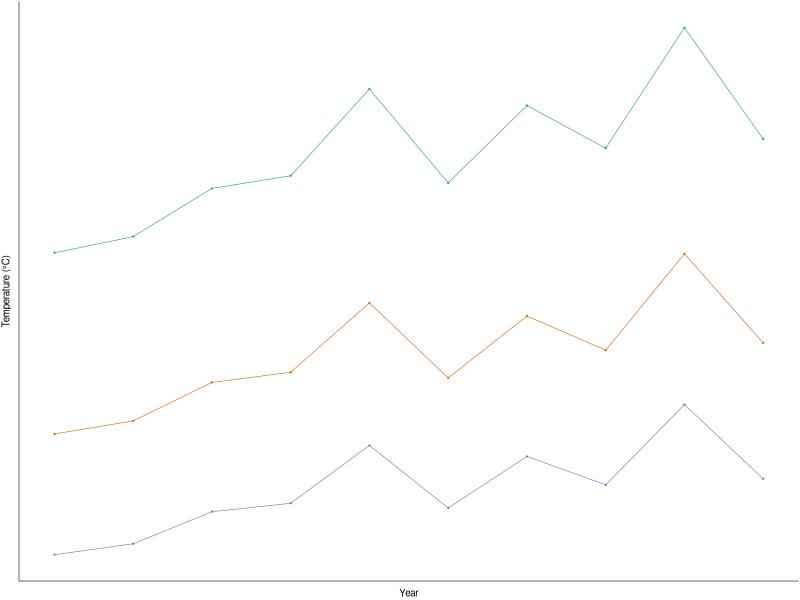
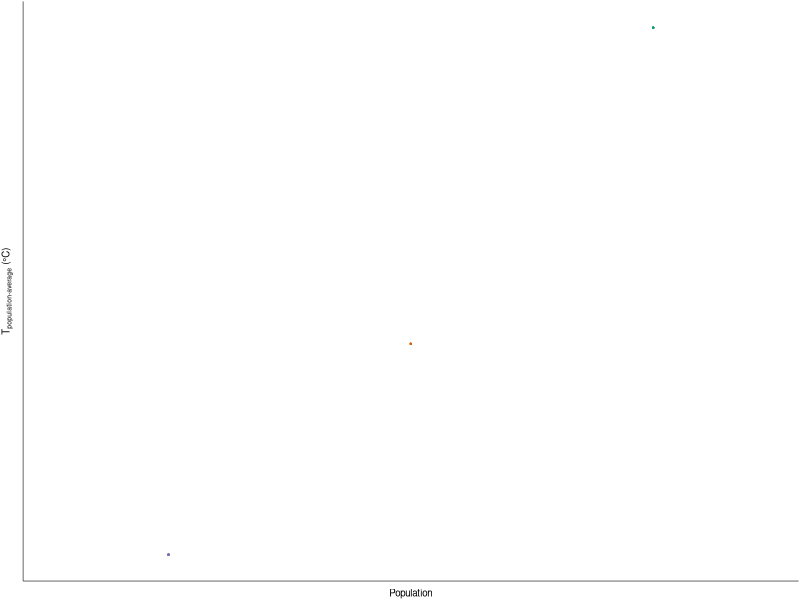
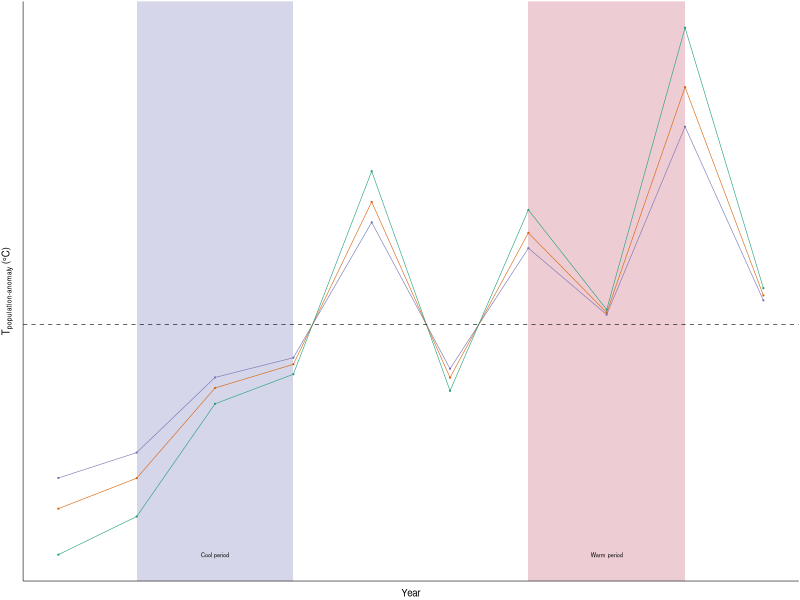
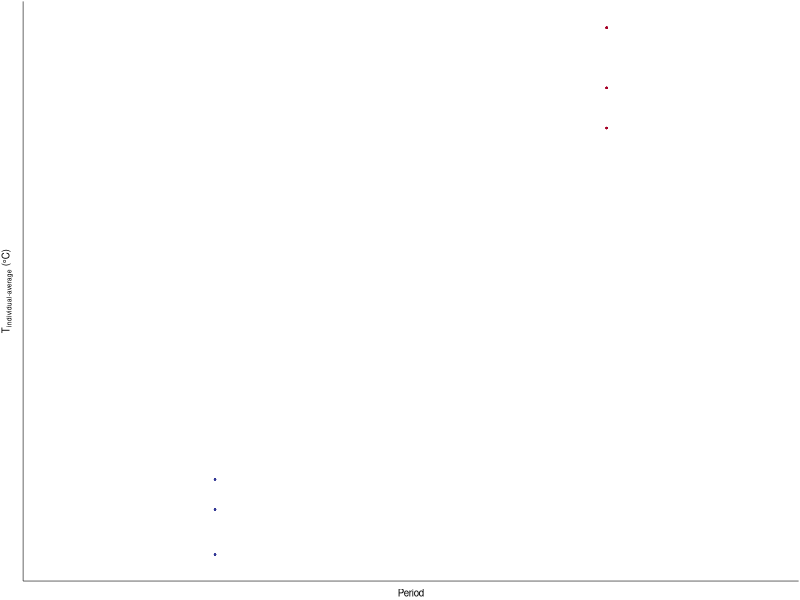
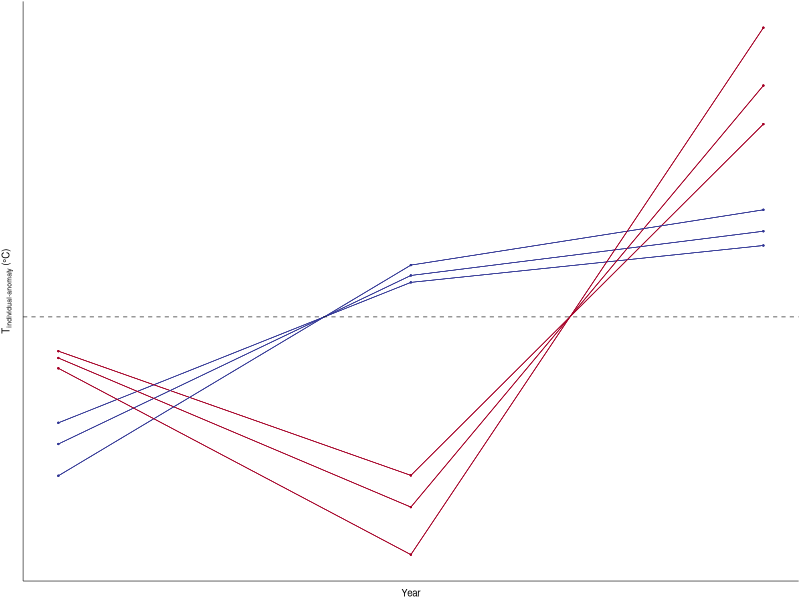
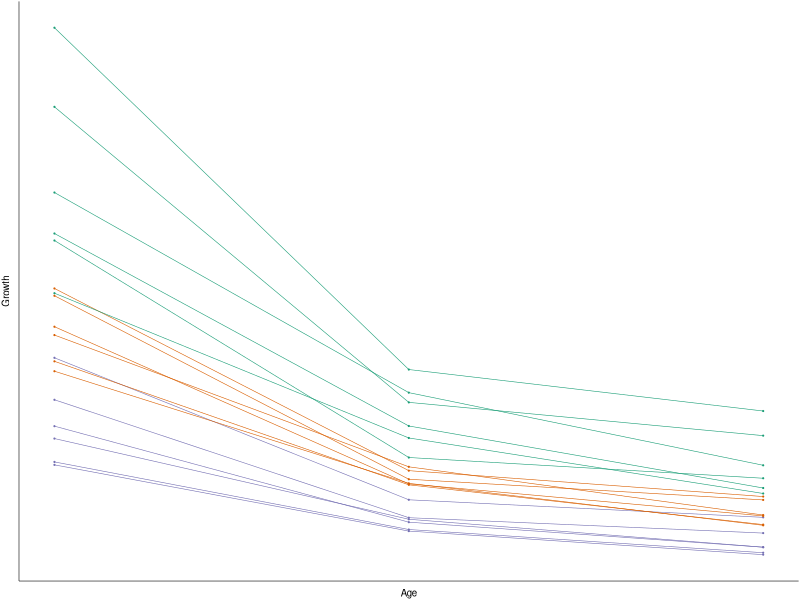
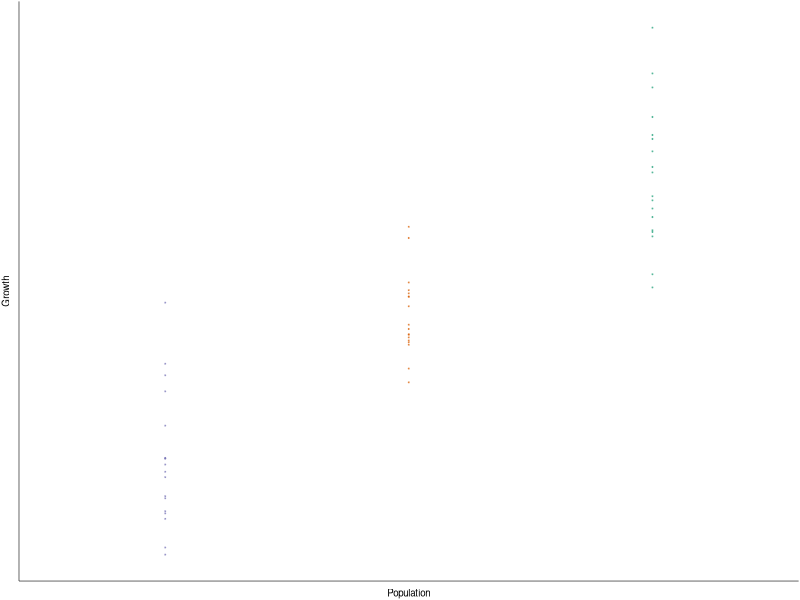
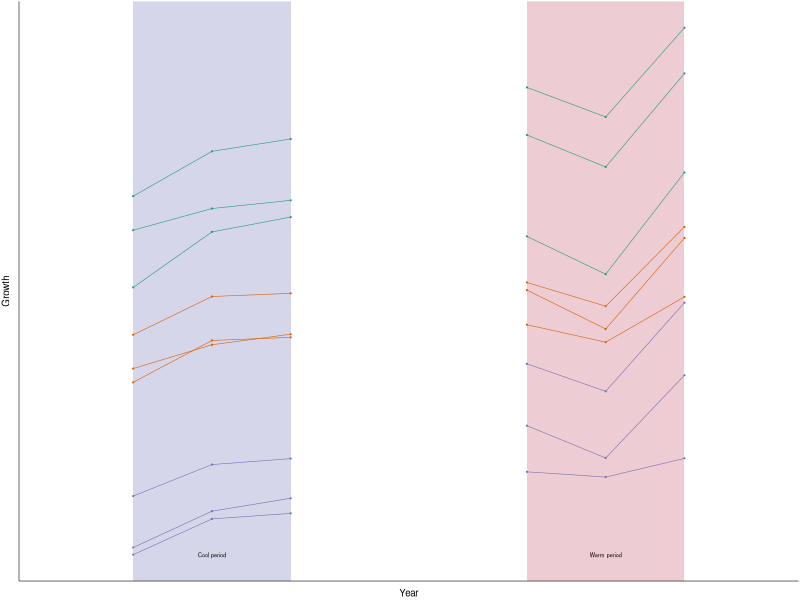

Write R code to recreate these figures, in order. (Note: this script raises an error after producing the figures.)
library(tidyverse)
library(lme4)
library(effects)

# create a customised theme
theme_custom <- theme_classic() +
  theme(legend.background = element_rect(fill='transparent'),
        axis.text = element_blank(), 
        axis.ticks = element_blank(),
        legend.title = element_blank()) +
  theme(legend.position = c(0, 1.05),
        legend.justification = c(0.1, 0.75),
        axis.title = element_text(size = 7),
        axis.line = element_line(size = 0.2),
        legend.text = element_text(size = 4, margin = margin(l = -4, unit = "pt")),
        legend.key.size = unit(6, "pt"),
        plot.margin = unit(c(1,1,1,1), "pt")) 

## temperature panel ----
### temp data (population) -----
#### setup
pop <- c("Population 1", "Population 2", "Population 3")
n_pop <- length(pop)
n_year <- 10

#### data
set.seed(17) #17 for 10 year, 24 for 20 year
data_temp <- tibble(year = rep(seq(1, n_year), n_pop),
                    temp = rep(rnorm(n_year, mean = 6, sd = 0.5), n_pop),
                    pop = rep(pop, each = n_year)) %>%
  mutate(temp = temp * rep(c(1, 1.2, 1.5), each = n_year)) 

#pop_ave vs pop_ano
data_temp <- data_temp %>% 
  group_by(pop) %>% 
  mutate(pop_ave = mean(temp),
         pop_ano = temp - pop_ave) 

# manual arrangement to have increasing trend in year 2-4 and 7-9
data_temp <- data_temp %>% mutate(year = c(1,4,3,2,7,6,5,9,8,10))

### fish data (individual) ----
#### setup
# each pop has 2 cohorts, each cohort has 3 fish, each fish has 3 ages 
cohort <- c(2,7) # cohort 2: low temp, cohort 7: high temp
n_cohort = length(cohort)
n_age = 3
n_fish = 3*n_pop*n_cohort # each pop and each cohort 3 fish

df_period <- tibble(cohort = cohort,
                    period_mean = c(3,8),
                    period_name = c("Cool period",
                                    "Warm period"))

data_fish <- tibble(
  fish = 1:n_fish,
  pop = rep(pop, each = n_fish/n_pop),
  cohort = rep(cohort, n_fish/n_cohort)) %>%
  crossing(age = seq(1, n_age)) %>%
  mutate(year = cohort + age - 1)

# calculate ind_temp
data_fish <- data_fish %>% 
  left_join(data_temp) %>%
  group_by(fish) %>% 
  mutate(ind_ave = mean(pop_ano),
         ind_ano = pop_ano - ind_ave) %>%
  ungroup() %>%
  left_join(df_period)

### plot ----
#### temp
ggplot(data = data_temp, aes(x = year, y = temp, color = pop)) +
  geom_point(size = 0.1) +
  geom_line(linewidth = 0.2) +
  #geom_point(alpha = 0) +
  labs(x = "Year",
       y = "Temperature (°C)",
       color = "Population") +
  scale_color_brewer(palette = "Dark2", direction = -1) +
  theme_custom

p_temp <- last_plot()

#### pop-average pop-anomaly 
# pop-average
ggplot(data = data_temp, aes(x = pop, y = pop_ave, color = pop)) + 
  geom_point(size = 0.1) +
  labs(x = "Population",
       y = expression('T'['population-average'] * ' (°C)'),
       color = "Population") +
  scale_color_brewer(palette = "Dark2", direction = -1) +
  theme_custom

p_temp_pop.ave <- last_plot()

#### pop-anomaly
ggplot(data = data_temp, aes(x = year, y = pop_ano, color = pop)) + 
  annotate("rect", xmin = 2, xmax = 4, 
           ymin = -Inf, 
           ymax = Inf,
           fill = "#313695",
           alpha = 0.2) +
  annotate("rect", xmin = 7, xmax = 9, 
           ymin = -Inf, 
           ymax = Inf,
           fill = "#a50026",
           alpha = 0.2) +
  geom_point(size = 0.1) +
  geom_line(linewidth = 0.2) +
  geom_hline(yintercept = 0, linetype = "dashed", linewidth = 0.2) +
  labs(x = "Year",
       y = expression('T'['population-anomaly'] * ' (°C)'),
       color = "Population") +
  scale_color_brewer(palette = "Dark2", direction = -1) +
  annotate("text", 
           x = 3,
           y = min(data_temp$pop_ano), 
           label = "Cool period",
           size = 4/.pt) +
  annotate("text", 
           x = 8,
           y = min(data_temp$pop_ano), 
           label = "Warm period",
           size = 4/.pt) +
  theme_custom

p_temp_pop.ano <- last_plot()

#### ind-average
ggplot(data = data_fish, aes(x = period_mean, y = ind_ave, color = period_name)) + 
  geom_point(size = 0.1) +
  labs(x = "Period",
       y = expression('T'['individual-average'] * ' (°C)'),
       color = "Population") +
  scale_color_manual(values = c("Cool period" = "#313695", "Warm period" = "#a50026")) +
  xlim(1,10) +
  theme_custom

p_temp_ind.ave <- last_plot()

#### ind-anomaly
ggplot(data = data_fish, aes(x = age, y = ind_ano, group = fish, color = period_name)) + 
  geom_point(size = 0.1) +
  geom_line(linewidth = 0.2) +
  geom_hline(yintercept = 0, linetype = "dashed", linewidth = 0.2) +
  labs(x = "Year",
       y = expression('T'['individual-anomaly'] * ' (°C)'),
       color = "Population") +
  scale_color_manual(values = c("Cool period" = "#313695", "Warm period" = "#a50026")) +
  theme_custom

p_temp_ind.ano <- last_plot()

## growth panel ----
### data ----
set.seed(1)
data <- data_fish %>%
  mutate(intercept_fishid = rep(rnorm(n_fish, 0, 0.15), each = n_age),
         slope_fishid = rep(rnorm(n_fish, 0, 0.1), each = n_age)) %>%
  mutate(
    log_age = log(age),
    
    # growth - temperature effect
    growth_fish = (intercept_fishid) + 0.3*pop_ave + 0.3*ind_ave + (0.3 + slope_fishid)*ind_ano,
    growth = growth_fish + rnorm(nrow(.), 0, 0.01),
    
    # growth - temperature + age effect
    log_growth_at_age_true = 3 - 1.2*log_age, 
    log_growth_at_age = log_growth_at_age_true + growth,
    growth_at_age = exp(log_growth_at_age),
    
    # growth-temperature true
    growth_pop_ave_true = exp(3 - 1.2*mean(log_age) + 0.3*pop_ave + 0.3*mean(pop_ano)),
    growth_pop_ano_true = exp(3 - 1.2*mean(log_age) + 0.3*mean(pop_ave) + 0.3*pop_ano),
    growth_ind_ave_true = exp(3 - 1.2*mean(log_age) + 0.3*mean(pop_ave) + 0.3*ind_ave + 0.3*mean(ind_ano)),
    growth_ind_ano_true = exp(3 - 1.2*mean(log_age) + 0.3*mean(pop_ave) + 0.3*mean(ind_ave) + 0.3*ind_ano),
    growth_ind_ano_fish = exp((3+intercept_fishid) - 1.2*mean(log_age) + 0.3*mean(pop_ave) + 0.3*mean(ind_ave) + (0.3 + slope_fishid)*ind_ano)
  )

### plot ----
#### growth 
ggplot(data = data, aes(x = age, y = growth_at_age, group = fish, color = pop)) +
  geom_point(size = 0.1) +
  geom_line(linewidth = 0.2) +
  labs(x = "Age",
       y = "Growth",
       color = "Population") +
  scale_color_brewer(palette = "Dark2", direction = -1) +
  guides(colour = guide_legend(override.aes = list(alpha = 1))) +
  theme(legend.background = element_rect(fill='transparent'),
        axis.text = element_blank(), 
        axis.ticks = element_blank(),
        legend.title = element_blank()) +
  theme_custom +
  theme(legend.position = c(0.6, 1.05))

p_growth <- last_plot()

#### pop-average
ggplot(data = data, aes(x = pop, y = growth, group = fish, color = pop)) +
  geom_point(size = 0.1, alpha = 0.5) +
  labs(x = "Population",
       y = "Growth",
       color = "Population") +
  scale_color_brewer(palette = "Dark2", direction = -1) +
  theme_custom

p_growth_pop.ave <- last_plot()

#### pop-anomaly
ggplot(data = data, aes(x = year, y = growth, group = fish, color = pop)) + 
  annotate("rect", xmin = 2, xmax = 4, 
           ymin = -Inf, 
           ymax = Inf,
           fill = "#313695",
           alpha = 0.2) +
  annotate("rect", xmin = 7, xmax = 9, 
           ymin = -Inf, 
           ymax = Inf,
           fill = "#a50026",
           alpha = 0.2) +
  geom_point(size = 0.1) +
  geom_line(linewidth = 0.2) +
  labs(x = "Year",
       y = "Growth",
       color = "Population") +
  scale_color_brewer(palette = "Dark2", direction = -1) +
  annotate("text", 
           x = 3,
           y = min(data$growth), 
           label = "Cool period",
           size = 4/.pt) +
  annotate("text", 
           x = 8,
           y = min(data$growth), 
           label = "Warm period",
           size = 4/.pt) +
  xlim(1,10) +
  guides(colour = guide_legend(override.aes = list(alpha = 1))) +
  theme_custom

p_growth_pop.ano <- last_plot()

#### ind-average
ggplot(data = data, aes(x = period_mean, y = growth, group = fish, color = period_name)) +
  geom_point(size = 0.1, alpha = 0.5) +
  labs(x = "Period",
       y = "Growth") +
  scale_color_manual(values = c("Cool period" = "#313695", "Warm period" = "#a50026")) +
  guides(colour = guide_legend(override.aes = list(alpha = 1))) +
  xlim(1,10) +
  theme_custom

p_growth_ind.ave <- last_plot()

# ind-anomaly
ggplot(data = data, aes(x = age, y = growth, group = fish, color = period_name)) +
  geom_point(size = 0.1) +
  geom_line(linewidth = 0.2) +
  labs(x = "Year",
       y = "Growth") +
  scale_color_manual(values = c("Cool period" = "#313695", "Warm period" = "#a50026")) +
  guides(colour = guide_legend(override.aes = list(alpha = 1))) +
  theme_custom

p_growth_ind.ano <- last_plot()

## growth-temperature response panel ----
### note ----
# note: this panel can be visualised using either
# (1) - model results (pop and ind levels)
# (2) - simulation data (columns in section growth-temperature true of growth data)

# model
m_pop <- lmer(log_growth_at_age ~ 1 + log_age + pop_ano + pop_ave + (1 | fish), data = data)
m_ind <- lmer(log_growth_at_age ~ 1 + log_age + pop_ave + ind_ave + ind_ano + (1 + ind_ano | fish), data = data)

### plot ----
#### pop-average
# simulation data
ggplot(data = data, aes(x = pop_ave, y = growth_pop_ave_true)) +
  geom_line()

# use model results for smooth effect (if use simulation data, there are only 3 points)
pred <- as.data.frame(Effect(c("pop_ave"), m_pop, xlevels = 10))
ggplot(data = pred, aes(x = pop_ave, y = exp(fit))) +
  geom_line(linewidth = 0.3) +
  labs(x = expression('T'['population-average'] * ' (°C)'),
       y = "Growth") +
  theme_custom

p_response_pop.ave <- last_plot()

#### pop-anomaly
ggplot(data = data, aes(x = pop_ano, y = growth_pop_ano_true)) +
  geom_line(linewidth = 0.4) +
  labs(x = expression('T'['population-anomaly'] * ' (°C)'),
       y = "Growth") +
  theme_custom

p_response_pop.ano <- last_plot()

#### ind-average
ggplot(data = data, aes(x = ind_ave, y = growth_ind_ave_true)) +
  geom_line(linewidth = 0.4) +
  labs(x = expression('T'['individual-average'] * ' (°C)'),
       y = "Growth") +
  theme_custom

p_response_ind.ave <- last_plot()

#### ind-anomaly
ggplot() +
  geom_line(data = data, 
            aes(x = ind_ano, y = growth_ind_ano_true),
            linewidth = 0.4) +
  geom_line(data = data, 
            aes(x = ind_ano, y = growth_ind_ano_fish, 
                group = fish), 
            alpha = 0.3,
            linewidth = 0.15) +
  labs(x = expression('T'['individual-anomaly'] * ' (°C)'),
       y = "Growth") +
  theme_custom

p_response_ind.ano <- last_plot()

## save plot ----
plot_list <- list("p_temp" = p_temp,
                  "p_temp_pop.ave" = p_temp_pop.ave,
                  "p_temp_pop.ano" = p_temp_pop.ano,
                  "p_temp_ind.ave" = p_temp_ind.ave,
                  "p_temp_ind.ano" = p_temp_ind.ano,
                  "p_growth" = p_growth,
                  "p_growth_pop.ave" = p_growth_pop.ave,
                  "p_growth_pop.ano" = p_growth_pop.ano,
                  "p_growth_ind.ave" = p_growth_ind.ave,
                  "p_growth_ind.ano" = p_growth_ind.ano,
                  "p_response_pop.ave" = p_response_pop.ave,
                  "p_response_pop.ano" = p_response_pop.ano,
                  "p_response_ind.ave" = p_response_ind.ave,
                  "p_response_ind.ano" = p_response_ind.ano)

dir_report <- "./report"
for (i in 1:length(plot_list)) {
  ggsave(plot_list[[i]], file = file.path(dir_report, "fig3_conceptual temperature effect", paste0(names(plot_list[i]),".pdf") ),
         device = cairo_pdf,
         width = 3.3, height = 3.3,
         units = "cm")
  
  # ggsave(plot_list[[i]], file = file.path(dir_report, "fig3_conceptual temperature effect", paste0(names(plot_list[i]),".tiff") ),
  #        width = 3.3, height = 3.3,
  #        units = "cm",
  #        dpi = 1000,
  #        device = "tiff")
}
